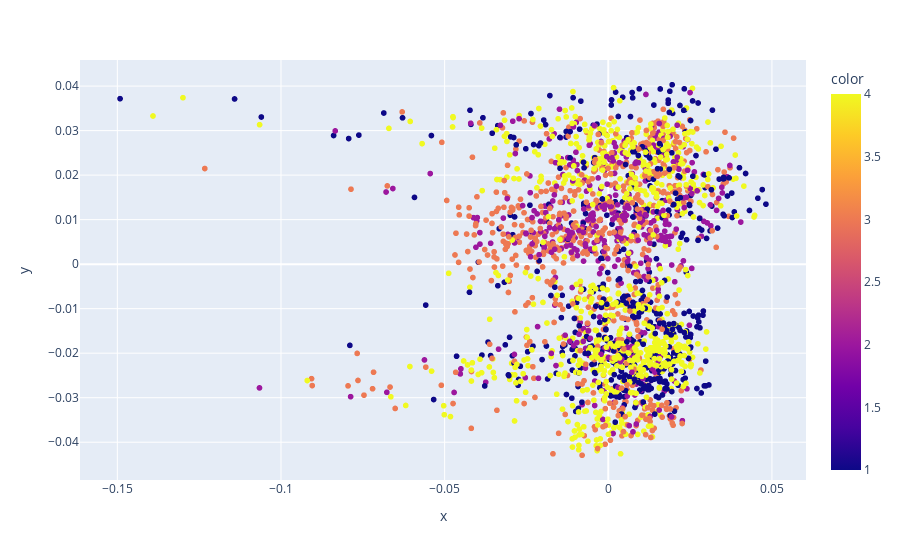

The cell this chart's notebook holds for it:
### Code cell
ica = FastICA(n_components=4).fit_transform(training_data)
fig = px.scatter(x=ica[:, 0], y=ica[:, 1], color=y)
fig.show()

### Figure 1 — Plotly figure (JSON) as saved in the notebook; plotly's stock layout.template omitted (floating-point values rounded to 4 significant figures; data arrays with more than 128 entries replaced by an {"elided": "..."} marker saying what was removed)
{"data": [{"hovertemplate": "x=%{x}<br>y=%{y}<br>color=%{marker.color}<extra></extra>", "legendgroup": "", "marker": {"color": {"elided": "2282 float values"}, "coloraxis": "coloraxis", "symbol": "circle"}, "mode": "markers", "name": "", "showlegend": false, "x": {"elided": "2282 float values"}, "xaxis": "x", "y": {"elided": "2282 float values"}, "yaxis": "y", "type": "scattergl"}], "layout": {"xaxis": {"anchor": "y", "domain": [0.0, 1.0], "title": {"text": "x"}}, "yaxis": {"anchor": "x", "domain": [0.0, 1.0], "title": {"text": "y"}}, "coloraxis": {"colorbar": {"title": {"text": "color"}}, "colorscale": [[0.0, "#0d0887"], [0.1111, "#46039f"], [0.2222, "#7201a8"], [0.3333, "#9c179e"], [0.4444, "#bd3786"], [0.5556, "#d8576b"], [0.6667, "#ed7953"], [0.7778, "#fb9f3a"], [0.8889, "#fdca26"], [1.0, "#f0f921"]]}, "legend": {"tracegroupgap": 0}, "margin": {"t": 60}}}
